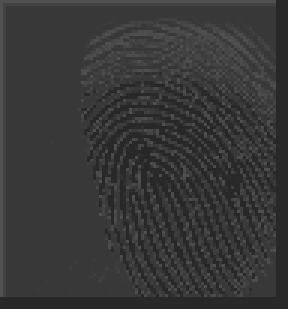
#> input picture test_dataset/dark/84__M_Right_little_finger.BMP, 96 x 103 px (shown 3 times larger)
$ python -i quality_assessment.py   (imports and definitions only)   (older library calls are emulated)
#> lines starting #> are read from the running program, lines starting #| are printed output that depends on the picture; after the words box and inside, x2 and y2 are one past the last pixel; in counts of white or black regions, pixels touching at a corner belong together
import cv2
import numpy as np


class FingerprintQualityAssessment:
    """
    Contactless Fingerprint Quality Assessment Pipeline
    """

    def __init__(self):
        self.blur_threshold = 10.0
        self.dark_threshold = 65
        self.bright_threshold = 210
        self.glare_threshold = 0.08
        self.roi_threshold = 0.15
        self.ridge_threshold = 15.0

    def check_blur(self, image_bgr):
        gray = cv2.cvtColor(image_bgr, cv2.COLOR_BGR2GRAY)

        blur_score = cv2.Laplacian(gray, cv2.CV_64F).var()

        return {
            "blur_score": round(float(blur_score), 2),
            "is_blurry": blur_score < self.blur_threshold
        }

    def check_brightness(self, image_bgr):
        gray = cv2.cvtColor(image_bgr, cv2.COLOR_BGR2GRAY)

        brightness = np.mean(gray)

        return {
            "brightness": round(float(brightness), 2),
            "too_dark": brightness < self.dark_threshold,
            "too_bright": brightness > self.bright_threshold
        }

    def check_glare(self, image_bgr):
        gray = cv2.cvtColor(image_bgr, cv2.COLOR_BGR2GRAY)
        _, finger_mask = cv2.threshold(
          gray,
          240,
        255,
        cv2.THRESH_BINARY_INV
        )

        roi_pixels = gray[finger_mask > 0]

        if len(roi_pixels) == 0:
            glare_fraction = 0.0
        else:
            glare_pixels = np.sum(roi_pixels > 230)
            glare_fraction = glare_pixels / len(roi_pixels)

        return {
            "has_glare": glare_fraction > self.glare_threshold,
            "glare_fraction": round(float(glare_fraction), 4)
          }

    def check_roi_completeness(self, image_bgr):
        gray = cv2.cvtColor(image_bgr, cv2.COLOR_BGR2GRAY)

        blurred = cv2.GaussianBlur(gray, (5, 5), 0)

        _, binary = cv2.threshold(
            blurred,
            0,
            255,
            cv2.THRESH_BINARY + cv2.THRESH_OTSU
        )

        foreground_pixels = np.sum(binary == 255)
        total_pixels = binary.size
        roi_fraction = foreground_pixels / total_pixels

        return {
            "roi_fraction": round(float(roi_fraction), 4),
            "roi_complete": roi_fraction >= self.roi_threshold
        }

    def check_ridge_clarity(self, image_bgr):
        gray = cv2.cvtColor(image_bgr, cv2.COLOR_BGR2GRAY)

        kernel = cv2.getGaborKernel(
            ksize=(21, 21),
            sigma=5,
            theta=np.pi / 4,
            lambd=10,
            gamma=0.5,
            psi=0,
            ktype=cv2.CV_32F
        )

        filtered = cv2.filter2D(gray, cv2.CV_32F, kernel)

        ridge_score = np.var(filtered)

        return {
            "ridge_score": round(float(ridge_score), 2),
            "ridges_clear": ridge_score >= self.ridge_threshold
        }

    def quality_gate(self, image):
        """
        Main quality assessment pipeline.
        Accepts an OpenCV image (NumPy array).
        """

        if image is None:
            raise ValueError("Invalid image.")

        blur = self.check_blur(image)
        brightness = self.check_brightness(image)
        glare = self.check_glare(image)
        roi = self.check_roi_completeness(image)
        ridge = self.check_ridge_clarity(image)

        blur_norm = min(1.0, blur["blur_score"] / 100)

        brightness_norm = max(
            0,
            1 - abs(brightness["brightness"] - 128) / 128
        )

        glare_norm = max(
            0,
            1 - glare["glare_fraction"] / self.glare_threshold
        )

        roi_norm = min(
            1,
            roi["roi_fraction"] / 0.30
        )

        ridge_norm = min(
            1,
            ridge["ridge_score"] / 100
        )

        composite = (
            0.25 * blur_norm +
            0.15 * brightness_norm +
            0.15 * glare_norm +
            0.20 * roi_norm +
            0.25 * ridge_norm
        ) * 100

        composite = round(composite, 2)

        passed = (
            composite >= 60
            and not blur["is_blurry"]
            and not brightness["too_dark"]
            and not brightness["too_bright"]
            and not glare["has_glare"]
            and roi["roi_complete"]
            and ridge["ridges_clear"]
        )

        if blur["is_blurry"]:
            guidance = "Too blurry. Hold your phone steady."
        elif brightness["too_dark"]:
            guidance = "Image is too dark. Increase lighting."
        elif brightness["too_bright"]:
            guidance = "Image is overexposed. Reduce lighting."
        elif glare["has_glare"]:
            guidance = "Glare detected. Tilt your finger slightly."
        elif not roi["roi_complete"]:
            guidance = "Move your finger closer to the camera."
        elif not ridge["ridges_clear"]:
            guidance = "Fingerprint ridges are unclear."
        else:
            guidance = "Good capture. Ready for processing."

        return {
            "passed": passed,
            "composite_score": composite,
            "blur": blur,
            "brightness": brightness,
            "glare": glare,
            "roi": roi,
            "ridge": ridge,
            "guidance": guidance
        }

>>> import cv2
>>> picture = cv2.imread('test_dataset/dark/84__M_Right_little_finger.BMP')
#> picture is the input picture: shape (103, 96, 3); min 40, max 80, mean 55.3
>>> result = FingerprintQualityAssessment().quality_gate(picture)
#> in check_blur, `blur_score = cv2.Laplacian(gray, cv2.CV_64F).var()`: blur_score = 1196.4
#> in quality_gate, `blur = self.check_blur(image)`: blur = {'blur_score': 1196.4, 'is_blurry': False}
#> in check_brightness, `brightness = np.mean(gray)`: brightness = 55.29
#> in quality_gate, `brightness = self.check_brightness(image)`: brightness = {'brightness': 55.29, 'too_dark': True, 'too_bright': False}
#> in check_glare, `_, finger_mask = cv2.threshold( gray, 240, 255, cv2.THRESH_BINARY_INV )`: finger_mask: shape (103, 96); every value is 255
#> in check_glare, `roi_pixels = gray[finger_mask > 0]`: roi_pixels = 9888 values, max 80 at index 0, min 40 at index 92, mean 55.29
#> in check_glare, `glare_pixels = np.sum(roi_pixels > 230)`: glare_pixels = 0
#> in quality_gate, `glare = self.check_glare(image)`: glare = {'has_glare': False, 'glare_fraction': 0}
#> in check_roi_completeness, `_, binary = cv2.threshold( blurred, 0, 255, cv2.THRESH_BINARY + cv2.TH..`:
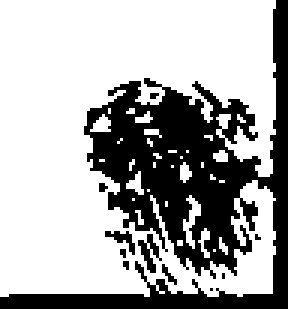
#> binary: shape (103, 96) (shown 3 times larger); 67.2% white; 11 black regions (8 under 20 px), largest, box (x1, y1, x2, y2) and area: (0, 0, 96, 103) 3130, (46, 78, 54, 91) 45, (35, 77, 45, 85) 31
#> in check_roi_completeness, `foreground_pixels = np.sum(binary == 255)`: foreground_pixels = 6641
#> in check_roi_completeness, `roi_fraction = foreground_pixels / total_pixels`: roi_fraction = 0.672
#> in quality_gate, `roi = self.check_roi_completeness(image)`: roi = {'roi_fraction': 0.672, 'roi_complete': True}
#> in check_ridge_clarity, `filtered = cv2.filter2D(gray, cv2.CV_32F, kernel)`:
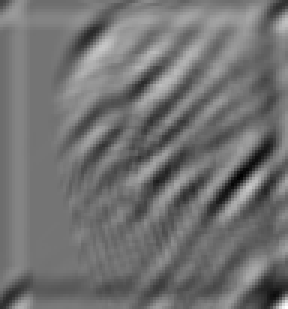
#> filtered: shape (103, 96) float32 (shown 3 times larger); min 137.7, max 847.9, mean 455.2; drawn with min black and max white
#> in check_ridge_clarity, `ridge_score = np.var(filtered)`: ridge_score = 5364
#> in quality_gate, `ridge = self.check_ridge_clarity(image)`: ridge = {'ridge_score': 5364, 'ridges_clear': True}
#> in quality_gate, `blur_norm = min(1.0, blur["blur_score"] / 100)`: blur_norm = 1
#> in quality_gate, `brightness_norm = max( 0, 1 - abs(brightness["brightness"] - 128) / 12..`: brightness_norm = 0.432
#> in quality_gate, `glare_norm = max( 0, 1 - glare["glare_fraction"] / self.glare_threshol..`: glare_norm = 1
#> in quality_gate, `composite = ( 0.25 * blur_norm + 0.15 * brightness_norm + 0.15 * glare..`: composite = 91.48
#> in quality_gate, `passed = ( composite >= 60 and not blur["is_blurry"] and not brightnes..`: passed = False
#> result = 8 items

$ run again, on test_dataset/dark/8__M_Left_ring_finger.BMP
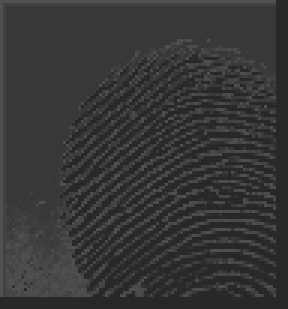
#> input picture test_dataset/dark/8__M_Left_ring_finger.BMP, 96 x 103 px (shown 3 times larger)
#> picture is the input picture: shape (103, 96, 3); min 40, max 80, mean 54.3
#> blur_score = 1509.9
#> blur = {'blur_score': 1509.9, 'is_blurry': False}
#> in check_brightness, `brightness = np.mean(gray)`: brightness = 54.35
#> in quality_gate, `brightness = self.check_brightness(image)`: brightness = {'brightness': 54.35, 'too_dark': True, 'too_bright': False}
#> finger_mask: shape (103, 96); every value is 255
#> roi_pixels = 9888 values, max 80 at index 0, min 40 at index 92, mean 54.35
#> glare_pixels = 0
#> glare = {'has_glare': False, 'glare_fraction': 0}
#> in check_roi_completeness, `_, binary = cv2.threshold( blurred, 0, 255, cv2.THRESH_BINARY + cv2.TH..`:
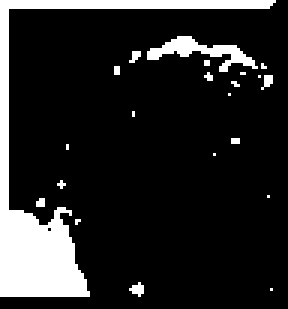
#> binary: shape (103, 96) (shown 3 times larger); 14.5% white; 22 white regions (20 under 20 px), largest, box (x1, y1, x2, y2) and area: (0, 0, 92, 99) 1179, (49, 12, 86, 24) 158
#> foreground_pixels = 1430
#> roi_fraction = 0.145
#> roi = {'roi_fraction': 0.145, 'roi_complete': False}
#> in check_ridge_clarity, `filtered = cv2.filter2D(gray, cv2.CV_32F, kernel)`:
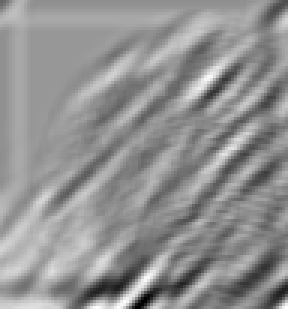
#> filtered: shape (103, 96) float32 (shown 3 times larger); min 62.04, max 736.1, mean 448; drawn with min black and max white
#> ridge_score = 6782
#> ridge = {'ridge_score': 6782, 'ridges_clear': True}
#> blur_norm = 1
#> brightness_norm = 0.425
#> glare_norm = 1
#> roi_norm = 0.482
#> ridge_norm = 1
#> composite = 81.01
#> passed = False
#> result = 8 items

$ run again, on test_dataset/dark/9__M_Left_index_finger.BMP
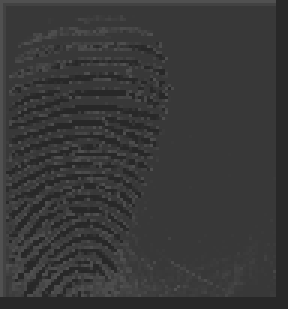
#> input picture test_dataset/dark/9__M_Left_index_finger.BMP, 96 x 103 px (shown 3 times larger)
#> picture is the input picture: shape (103, 96, 3); min 40, max 80, mean 55.8
#> blur_score = 790.7
#> blur = {'blur_score': 790.7, 'is_blurry': False}
#> in check_brightness, `brightness = np.mean(gray)`: brightness = 55.81
#> in quality_gate, `brightness = self.check_brightness(image)`: brightness = {'brightness': 55.81, 'too_dark': True, 'too_bright': False}
#> finger_mask: shape (103, 96); every value is 255
#> roi_pixels = 9888 values, max 80 at index 0, min 40 at index 92, mean 55.81
#> glare_pixels = 0
#> glare = {'has_glare': False, 'glare_fraction': 0}
#> in check_roi_completeness, `_, binary = cv2.threshold( blurred, 0, 255, cv2.THRESH_BINARY + cv2.TH..`:
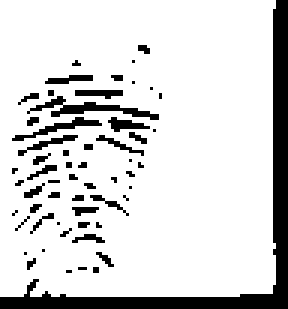
#> binary: shape (103, 96) (shown 3 times larger); 84.5% white; 58 black regions (49 under 20 px), largest, box (x1, y1, x2, y2) and area: (0, 0, 96, 103) 893, (9, 32, 53, 40) 108, (4, 39, 34, 47) 60
#> foreground_pixels = 8359
#> roi_fraction = 0.845
#> roi = {'roi_fraction': 0.845, 'roi_complete': True}
#> in check_ridge_clarity, `filtered = cv2.filter2D(gray, cv2.CV_32F, kernel)`:
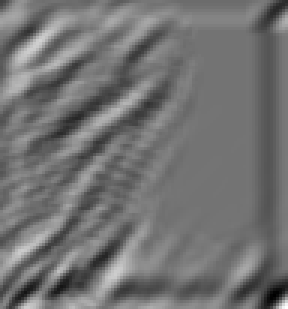
#> filtered: shape (103, 96) float32 (shown 3 times larger); min 155.8, max 831.6, mean 459.9; drawn with min black and max white
#> ridge_score = 4637.6
#> ridge = {'ridge_score': 4637.6, 'ridges_clear': True}
#> blur_norm = 1
#> brightness_norm = 0.436
#> glare_norm = 1
#> composite = 91.54
#> passed = False
#> result = 8 items

$ run again, on test_dataset/dark/9__M_Left_little_finger.BMP
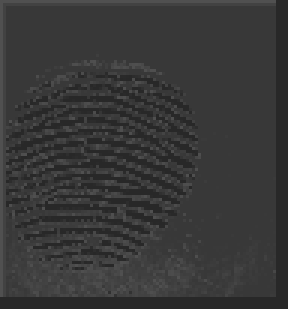
#> input picture test_dataset/dark/9__M_Left_little_finger.BMP, 96 x 103 px (shown 3 times larger)
#> picture is the input picture: shape (103, 96, 3); min 40, max 80, mean 55.7
#> blur_score = 727.4
#> blur = {'blur_score': 727.4, 'is_blurry': False}
#> in check_brightness, `brightness = np.mean(gray)`: brightness = 55.66
#> in quality_gate, `brightness = self.check_brightness(image)`: brightness = {'brightness': 55.66, 'too_dark': True, 'too_bright': False}
#> finger_mask: shape (103, 96); every value is 255
#> roi_pixels = 9888 values, max 80 at index 0, min 40 at index 92, mean 55.66
#> glare_pixels = 0
#> glare = {'has_glare': False, 'glare_fraction': 0}
#> in check_roi_completeness, `_, binary = cv2.threshold( blurred, 0, 255, cv2.THRESH_BINARY + cv2.TH..`:
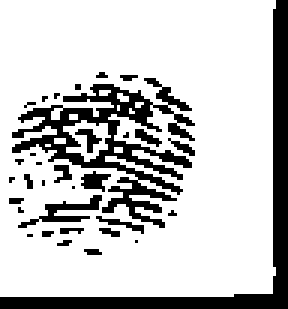
#> binary: shape (103, 96) (shown 3 times larger); 78% white; 33 black regions (24 under 20 px), largest, box (x1, y1, x2, y2) and area: (4, 26, 65, 76) 909, (0, 0, 96, 103) 886, (6, 65, 34, 76) 93
#> foreground_pixels = 7712
#> roi_fraction = 0.78
#> roi = {'roi_fraction': 0.78, 'roi_complete': True}
#> in check_ridge_clarity, `filtered = cv2.filter2D(gray, cv2.CV_32F, kernel)`:
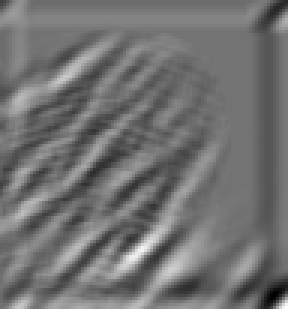
#> filtered: shape (103, 96) float32 (shown 3 times larger); min 158.9, max 829.2, mean 458.6; drawn with min black and max white
#> ridge_score = 4748.7
#> ridge = {'ridge_score': 4748.7, 'ridges_clear': True}
#> blur_norm = 1
#> brightness_norm = 0.435
#> glare_norm = 1
#> composite = 91.52
#> passed = False
#> result = 8 items
